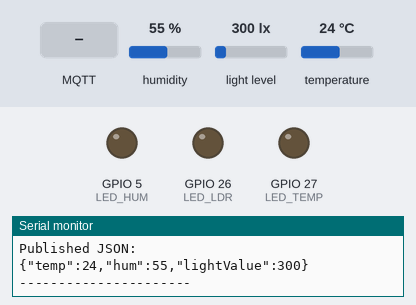
A sketch run on a simulated ESP32. Shown: output pins drawn as LEDs (lit = HIGH), the last lines printed to the serial monitor. The test bench sets the inputs (shaded band); at power-on: humidity 55 %, light level 300 lx, temperature 24 °C. WiFi joins after 1.5 s; servers stay silent unless stated; no MQTT or app messages arrive unless stated.

Above: at 2.7 s.
2.8 s: MQTT message "OnFan" arrives on the first subscribed topic
At 4.8 s:
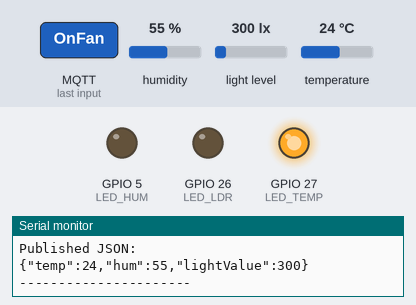
5.1 s: MQTT message "OnAC" arrives on the first subscribed topic
At 6.3 s:
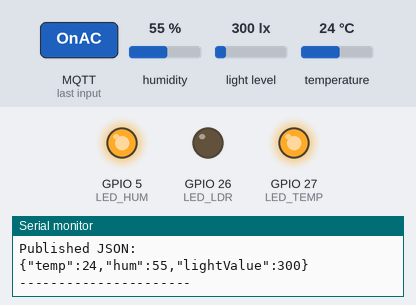
7.1 s: MQTT message "OffFan" arrives on the first subscribed topic
At 8.9 s:
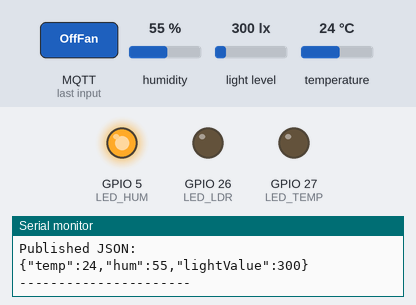
9.2 s: MQTT message "OnLight" arrives on the first subscribed topic
At 10.2 s:
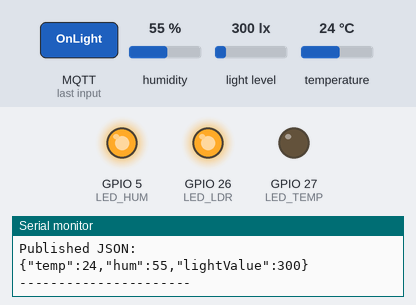
11.2 s: MQTT message "OffAC" arrives on the first subscribed topic
At 12.8 s:
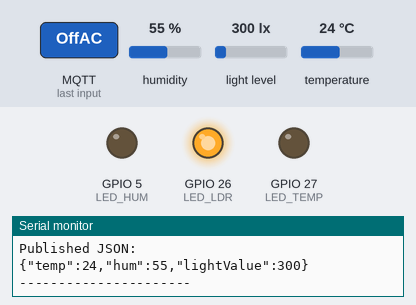
13.2 s: MQTT message "OnAll" arrives on the first subscribed topic
At 14.2 s:
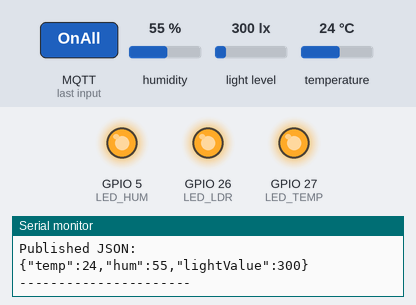
Timing chart, 0 to 16.2 s (numbered marks = the images above; inputs shaded):
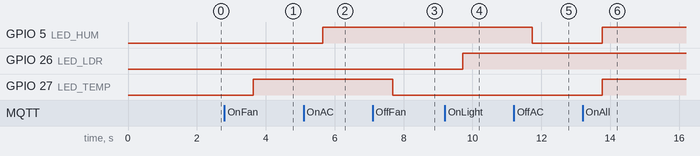

The sketch:

bai3.ino
```cpp
#include <WiFi.h>
#include <PubSubClient.h>
#include <ArduinoJson.h>
#include <Wire.h>
#include <DHT.h>
#include <BH1750.h>

/* ================= WIFI ================= */
const char* ssid = "101";
const char* password = "12345687";

/* ================= MQTT ================= */
const char* mqtt_server = "10.127.57.66";
const int mqtt_port = 1880;
const char* mqtt_user = "Duong";
const char* mqtt_pass = "12345678";

const char* topic_data = "iot/datasensors";
const char* topic_control = "iot/devicecontrol";
const char* topic_response = "iot/dataresponse";


/* ================= SENSOR PIN ================= */
#define SDA_PIN 21
#define SCL_PIN 22
BH1750 lightMeter;

/* ================= SENSOR PIN ================= */
#define DHTPIN 4
#define DHTTYPE DHT11

/* ================= DEVICE PIN ================= */
#define LED_TEMP 27
#define LED_HUM 5
#define LED_LDR 26


/* ================= SENSOR ================= */
DHT dht(DHTPIN, DHTTYPE);

float temp;
float hum;
// int gasState;
int lightValue;

/* ================= MQTT ================= */
WiFiClient espClient;
PubSubClient client(espClient);

/* ================= BLINK ================= */
void blinkAllDevices(int times) {

  for (int i = 0; i < times; i++) {

    digitalWrite(LED_TEMP, HIGH);
    delay(300);
    digitalWrite(LED_TEMP, LOW);

    digitalWrite(LED_HUM, HIGH);
    delay(300);
    digitalWrite(LED_HUM, LOW);

    digitalWrite(LED_LDR, HIGH);
    delay(300);
    digitalWrite(LED_LDR, LOW);

  }
}

/* ================= WIFI ================= */
void setup_wifi() {

  Serial.print("Connecting WiFi ");

  WiFi.begin(ssid, password);

  while (WiFi.status() != WL_CONNECTED) {
    delay(500);
    Serial.print(".");
  }

  Serial.println();
  Serial.println("WiFi connected");
  Serial.print("IP: ");
  Serial.println(WiFi.localIP());
}

/* ================= MQTT RECONNECT ================= */
void reconnect() {

  while (!client.connected()) {

    if (client.connect("MQTT", mqtt_user, mqtt_pass)) {

      Serial.println("connected");
      client.subscribe(topic_control);

    } else {

      Serial.print("failed, rc=");
      Serial.println(client.state());
      delay(2000);
    }

    if (client.connect("ESP32_CLIENT", mqtt_user, mqtt_pass)) {

      Serial.println("connected");

      client.subscribe(topic_control);

      Serial.println("Subscribed topic control");
    }

    else {

      Serial.print("failed, rc=");
      Serial.print(client.state());
      Serial.println(" try again in 2 seconds");

      delay(2000);
    }
  }
}

/* ================= RESPONSE ================= */
void sendResponse(String device, String action, String status) {

  StaticJsonDocument<128> doc;

  doc["device"] = device;
  doc["action"] = action;
  doc["status"] = status;

  char buffer[128];
  serializeJson(doc, buffer);

  client.publish(topic_response, buffer);

  Serial.print("Response (JSON): ");
  Serial.println(buffer);
}

/* ================= MQTT CALLBACK ================= */
void callback(char* topic, byte* payload, unsigned int length) {

  String message = "";

  for (unsigned int i = 0; i < length; i++) {
    message += (char)payload[i];
  }

  message.trim();

  Serial.print("[MQTT CONTROL] ");
  Serial.println(message);

  if (message == "OnFan") {
    digitalWrite(LED_TEMP, HIGH);
    sendResponse("Fan", "ON", "success");
  }

  else if (message == "OffFan") {
    digitalWrite(LED_TEMP, LOW);
    sendResponse("Fan", "OFF", "success");
  }

  else if (message == "OnAC") {
    digitalWrite(LED_HUM, HIGH);
    sendResponse("Ac", "ON", "success");
  }

  else if (message == "OffAC") {
    digitalWrite(LED_HUM, LOW);
    sendResponse("Ac", "OFF", "success");
  }

  else if (message == "OnLight") {
    digitalWrite(LED_LDR, HIGH);
    sendResponse("Light", "ON", "success");
  }

  else if (message == "OffLight") {
    digitalWrite(LED_LDR, LOW);
    sendResponse("Light", "OFF", "success");
  }

  else if (message == "OnAll") {

    digitalWrite(LED_TEMP, HIGH);
    digitalWrite(LED_HUM, HIGH);
    digitalWrite(LED_LDR, HIGH);

    sendResponse("AllDevices", "ON", "success");
  }

  else if (message == "OffAll") {

    digitalWrite(LED_TEMP, LOW);
    digitalWrite(LED_HUM, LOW);
    digitalWrite(LED_LDR, LOW);

    sendResponse("AllDevices", "OFF", "success");
  }

  else if (message == "BlinkAll") {

    blinkAllDevices(10);

    sendResponse("AllDevices", "BLINK", "success");
  }
}

/* ================= SETUP ================= */
void setup() {

  Serial.begin(115200);

  Wire.begin(SDA_PIN, SCL_PIN);

  dht.begin();

  lightMeter.begin();

  pinMode(LED_TEMP, OUTPUT);
  pinMode(LED_HUM, OUTPUT);
  pinMode(LED_LDR, OUTPUT);

  analogSetAttenuation(ADC_11db);

  setup_wifi();

  client.setServer(mqtt_server, mqtt_port);

  client.setCallback(callback);
}

/* ================= LOOP ================= */
void loop() {
  if (!client.connected()) {
    reconnect();
  }
  client.loop();

  hum = dht.readHumidity();
  temp = dht.readTemperature();
  lightValue = lightMeter.readLightLevel();;

  if (isnan(temp) || isnan(hum)) {
    Serial.println("Cannot read from DHT11");
    return;
  }

  // Tạo đối tượng JSON
  StaticJsonDocument<256> doc;
  doc["temp"] = temp;
  doc["hum"] = hum;
  doc["lightValue"] = lightValue;

  char buffer[256];
  serializeJson(doc, buffer);

  client.publish(topic_data, buffer);

  Serial.println("Published JSON:");
  Serial.println(buffer);
  Serial.println("----------------------");

  delay(2000);
}
```

Measured:
- after the input at 2.8 s, GPIO 27 (LED_TEMP): LOW → HIGH after 0.83 s
- after the input at 5.1 s, GPIO 5 (LED_HUM): LOW → HIGH after 0.56 s
- after the input at 7.1 s, GPIO 27 (LED_TEMP): HIGH → LOW after 0.59 s
- after the input at 9.2 s, GPIO 26 (LED_LDR): LOW → HIGH after 0.51 s
- after the input at 11.2 s, GPIO 5 (LED_HUM): HIGH → LOW after 0.54 s
- after the input at 13.2 s, GPIO 5 (LED_HUM), GPIO 27 (LED_TEMP): LOW → HIGH after 0.57 s
